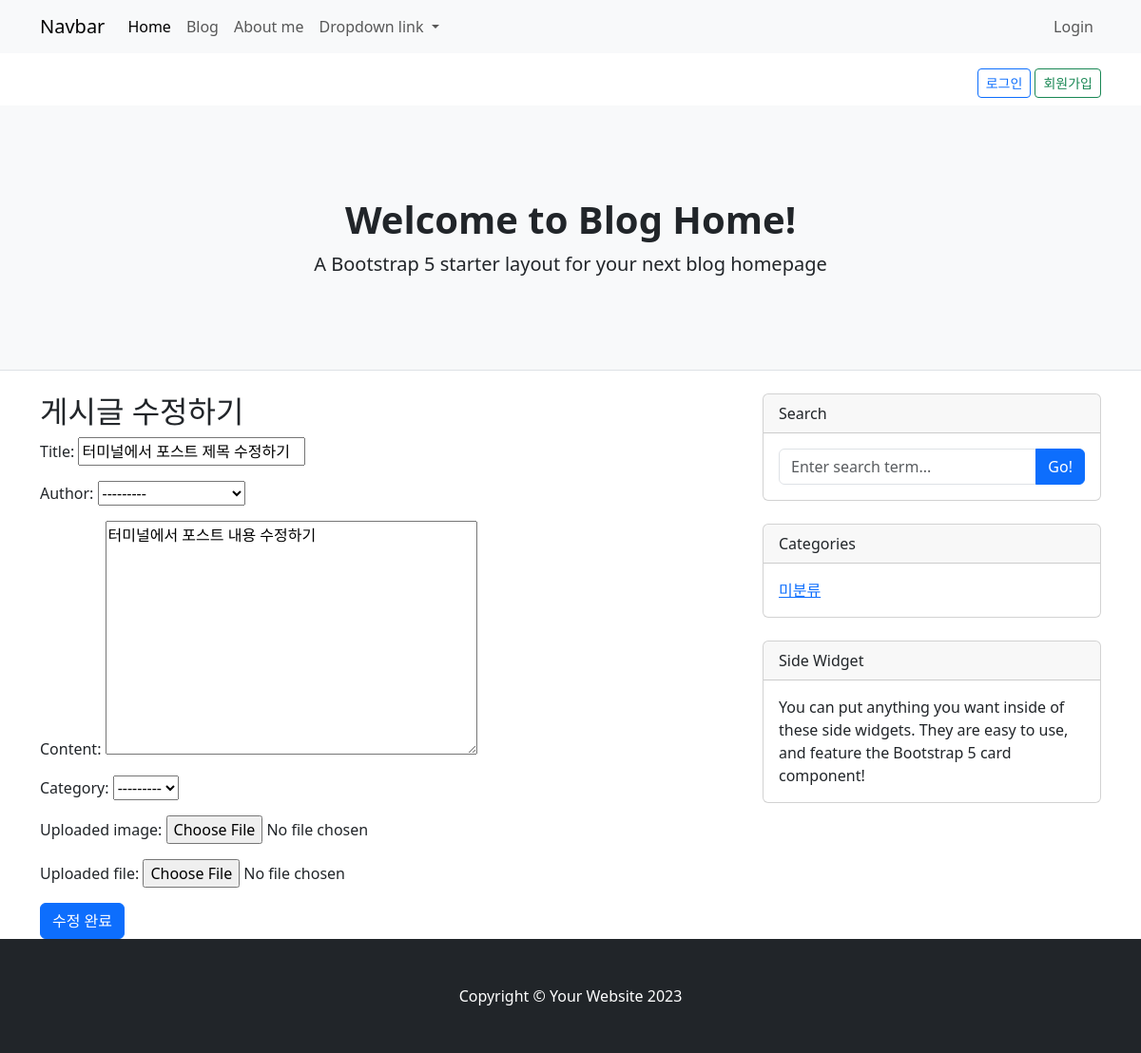
The page /blog/8/update/ on the database its author committed.
### blog/models.py (models this page shows, shortened)
class Post(models.Model) :
	title = models.CharField(max_length=30)    # title 필드는 CharField (문자열필드정의 클래스), 문자필드, 최대 길이(필수설정) 30으로 설정
	content = models.TextField()			   # content 필드는 TextField (텍스트저장 문자열필드클래스), 문자열의 길이 제한 없도록(본문내용이니까)
	uploaded_image = models.ImageField(upload_to="images/", null=True, blank=True)
	uploaded_file = models.FileField(upload_to="files/", null=True, blank=True)
	created_at = models.DateTimeField(auto_now_add=True, null=True)	   # created_at 필드는 DateTimeField(날짜+시간저장 필드클래스),2025-07-30 14:32:00 등의형식으로저장됨
	updated_at = models.DateTimeField(auto_now=True, null=True)  # 해당줄추가
	author = models.ForeignKey(User, on_delete=models.CASCADE, null=True)
	category = models.ForeignKey(Category, on_delete=models.SET_NULL, null=True, blank=True)  # 카테고리 연결 추가

### blog/views.py (the view)
# urls.py: path('<int:pk>/update/', views.update , name='blogupdate'),
def update(request, pk):
    post = Post.objects.get(pk=pk)
    if request.method == 'POST':
        postform = PostForm(request.POST, request.FILES, instance=post)
        if postform.is_valid():
            postform.save()
            return redirect('/blog/')
    else:
        postform = PostForm(instance=post)
    return render(request,
                  template_name='blog/postupdateform.html',
                  context={'postform': postform}
                  )

### blog/forms.py
class PostForm(forms.ModelForm):
    class Meta:
        model = Post
        fields = ['title',
                  'author',  #아직이둘은미지정
                  'content',
                  'category',
                  'uploaded_image',
                  'uploaded_file' ]

### blog/templates/blog/postupdateform.html (shortened to what this page needs)
{% extends 'blog/base.html' %}
{% block main-area %}
<h2>게시글 수정하기</h2>
<form method="post" enctype="multipart/form-data">
    {{ postform.as_p }}
    <button type="submit" class="btn btn-primary">수정 완료</button>
</form>
{% endblock %}

### rows shown on the page
Post: title "터미널에서 포스트 제목 수정하기", author "---------", content "터미널에서 포스트 내용 수정하기", category "---------"
